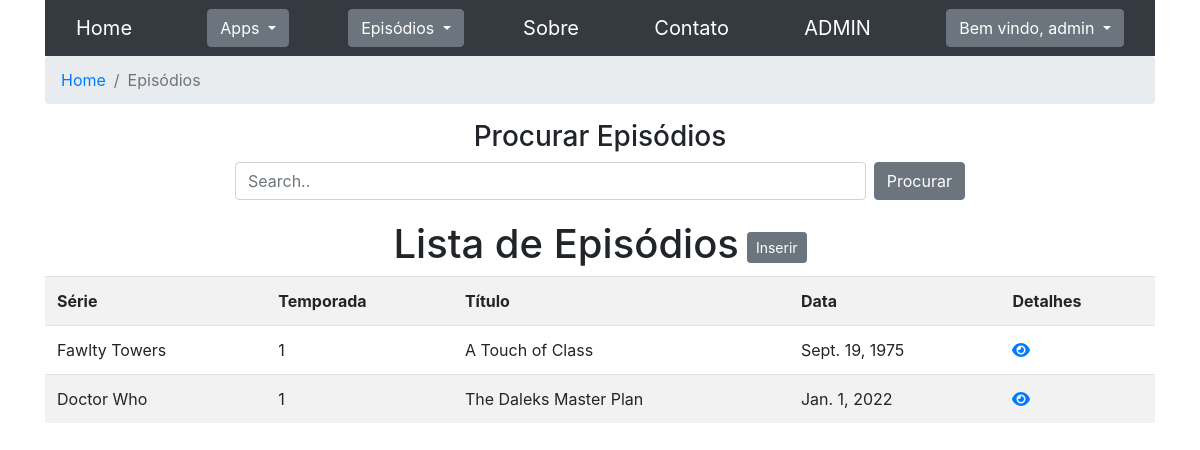
/seriados/episodios/busca/ (signed in), run on an earlier commit of the app's database.
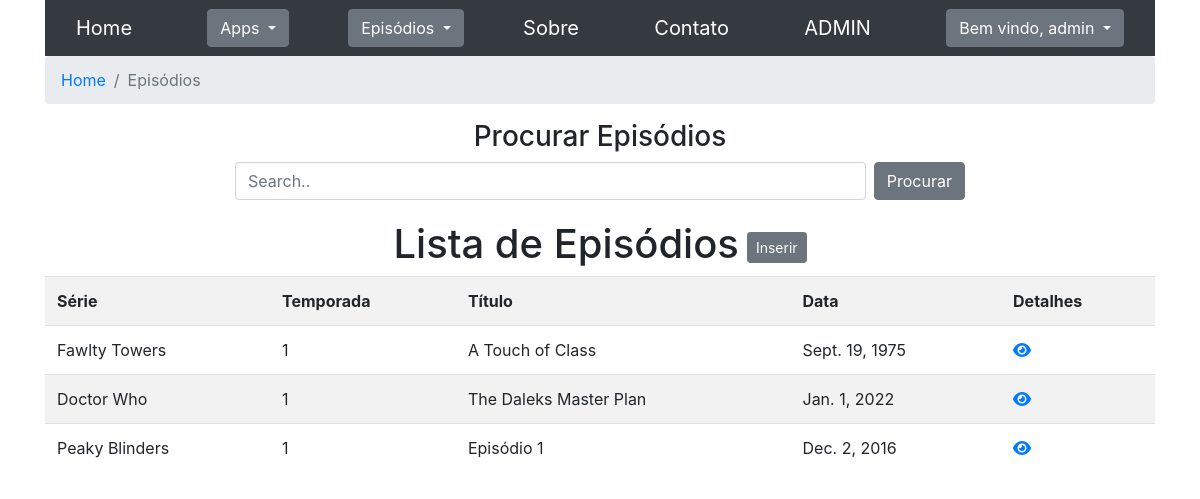
And on a later commit of the database.
### seriados/models.py (models this page shows, shortened)
class Episodio(models.Model):
    data = models.DateField(verbose_name="Data")
    titulo = models.CharField(max_length=200, verbose_name="Título")
    temporada = models.ForeignKey(Temporada, on_delete=models.CASCADE, verbose_name="Temporada")
    class Meta:
        verbose_name = "Episódio"
        verbose_name_plural = "Episódios"

class Temporada(models.Model):
    numero = models.IntegerField(verbose_name="Número")
    serie = models.ForeignKey(Serie, on_delete=models.CASCADE, verbose_name="Série")
    class Meta:
        verbose_name = "Temporada"
        verbose_name_plural = "Temporadas"

class Serie(models.Model):
    nome = models.CharField(max_length=70, verbose_name="Nome")
    class Meta:
        verbose_name = "Série"
        verbose_name_plural = "Séries"

### seriados/views.py (the view, shortened to what this page needs)
# urls.py: path('episodios/busca/', views.EpisodioBuscaListView.as_view(), name='episodio_busca_list'),
class EpisodioBuscaListView(LoginRequiredMixin, PermissionRequiredMixin, ListView):
    permission_required = 'seriados.view_episodio'
    template_name = 'episodio/episodio_busca_list.html'
    model = Episodio
    extra_context={
        'detail_url': 'seriados:episodio_details',
        'insert_url': 'seriados:episodio_insert',
        'title': 'Episódios',
    }
    def get_queryset(self):
        search = self.request.GET.get('search', "")
        q = Q(titulo__contains=search) | Q(temporada__serie__nome__contains=search)
        qs = super().get_queryset().filter(q)
        return qs

### seriados/templates/episodio/episodio_busca_list.html (shortened to what this page needs)
{% extends "base.html" %}
{% block content %}
<nav aria-label="breadcrumb">
    <ol class="breadcrumb">
        <li class="breadcrumb-item"><a href="{% url 'seriados:home' %}">Home</a></li>
        <li class="breadcrumb-item active" aria-current="page">{{ title }}</li>
    </ol>
</nav>
<div class="row pesquisar my-3">
    <div class="col-6 col-md-8 text-center">
        <h3>Procurar {{ title }}</h3>
        <div class="flex-row">
            <input class="form-control" id='input_search' type="text" placeholder="Search.." value="{{view.request.GET.search}}">
            <button class="btn btn-secondary ml-2" id="btn_search">Procurar</button>
        </div>
    </div>
</div>
<div class="flex-row center">
    <div class="mt-1">
        <h1>Lista de {{ title }}</h1>
    </div>
    <div class="ml-2">
        <a href='{% url insert_url %}'>
            <h3>
                <button type="button" class="btn btn-secondary btn-sm mt-3">Inserir</button>
            </h3>
        </a>
    </div>
</div>
<table class="table table-hover table-striped">
    <tr>
        <th>Série</th>
        <th>Temporada</th>
        <th>Título</th>
        <th>Data</th>
        <th>Detalhes</th>
    </tr>
    {% for object in object_list %}
        <tr>
            <td>{{ object.temporada.serie.nome }}</td>
            <td>{{ object.temporada.numero }}</td>
            <td>{{ object.titulo }}</td>
            <td>{{ object.data }}</td>
            <td>
                <a href="{% url detail_url pk=object.pk %}">
                    <i class="fa-solid fa-eye" title="Visualizar"></i>
                </a>
            </td>
        </tr>
    {% endfor %}
</table>
{% endblock %}

What changed in the data, as far as the page shows it:
added Episodio: temporada.serie.nome "Peaky Blinders", temporada.numero "1", titulo "Episódio 1", data "Dec. 2, 2016"
